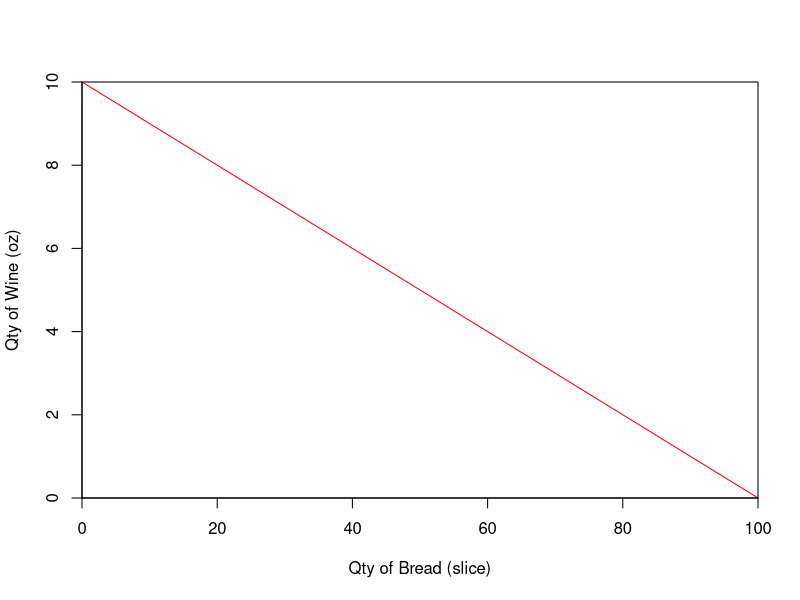
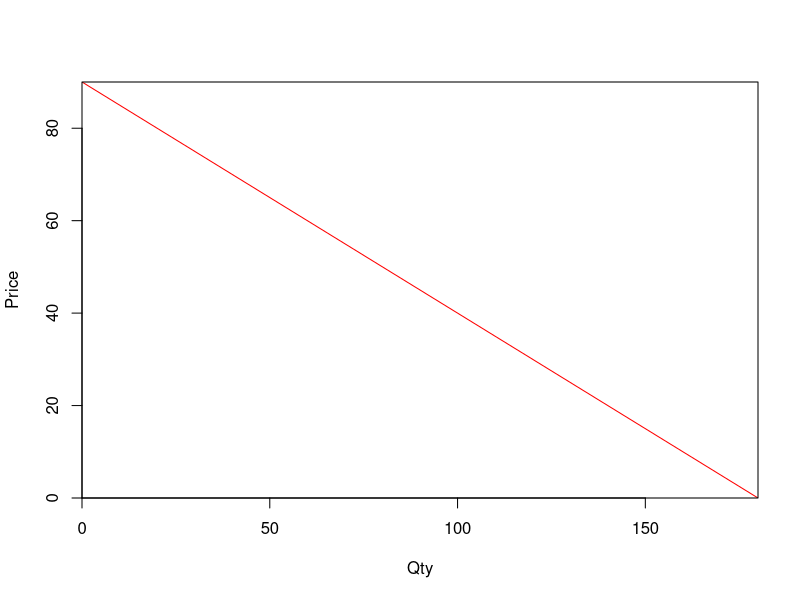
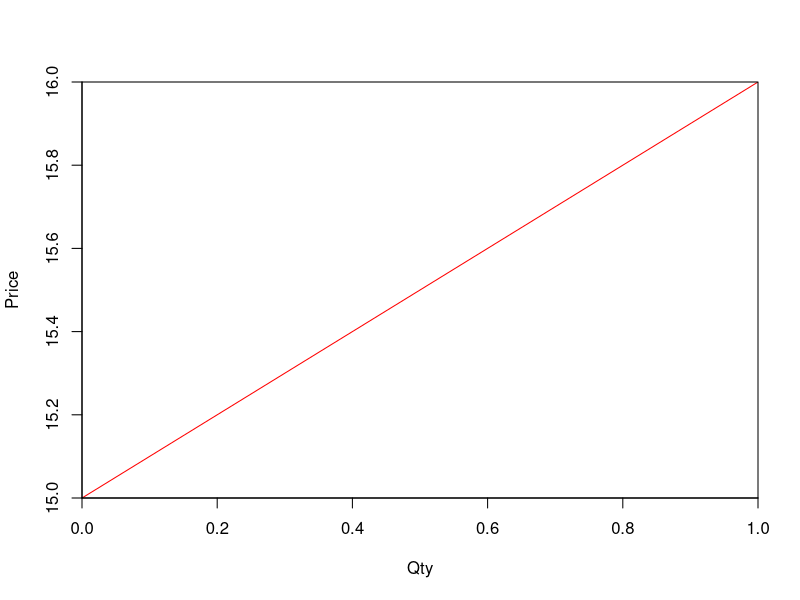
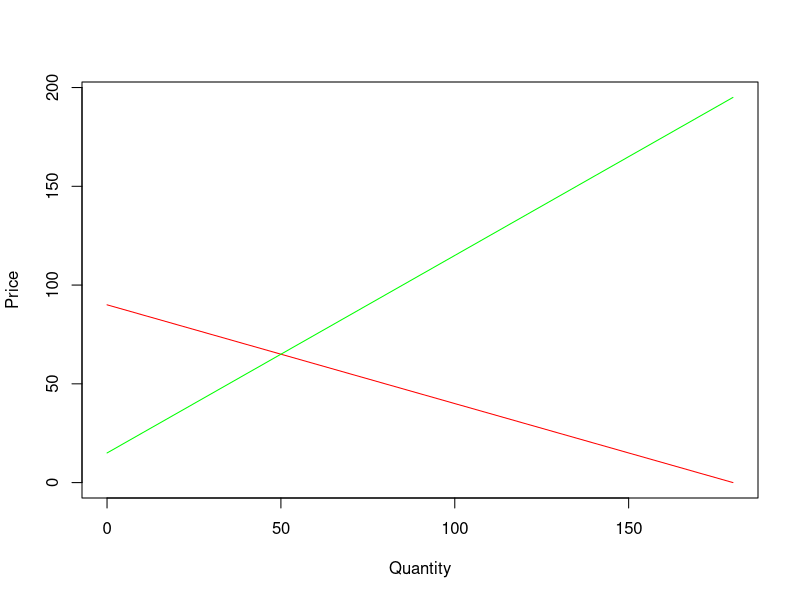
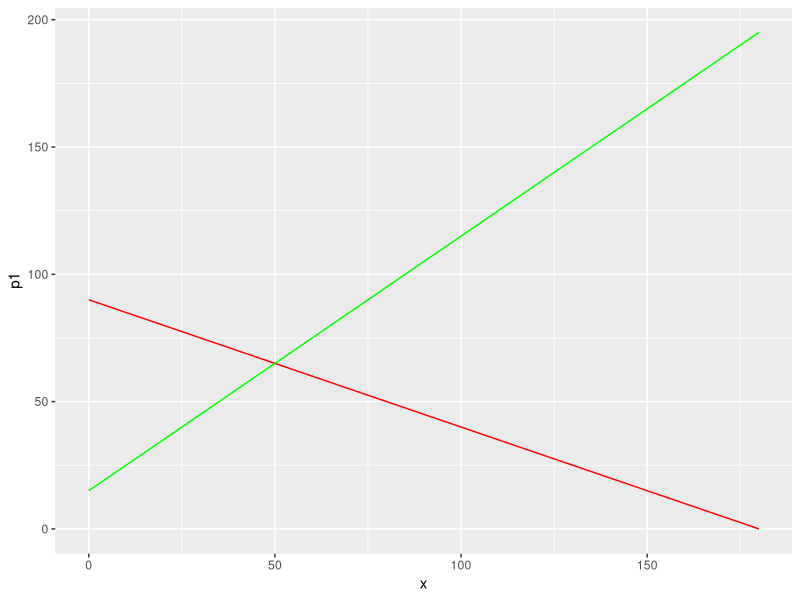

These charts were generated, in order, by the following R code:
##Plotting a simple budget Constraint line in R

#Warren's Income is Rs 100. Cost of 1 slice of bread is Rs 1. Cost of 1 oz of wine is Rs 10. Plot his budget constraint

wine_price=10
bread_price=1
income=100

max_wine=income/wine_price
max_bread=income/bread_price

#Plotting the curve 
#Function: 
# wine_price*Qw + bread_price*Qb = income
# Qw = income/wine_price - ((bread_price*Qb)/wine_price
?curve()
curve(income/wine_price - ((bread_price*x)/wine_price),from = 0, to = max_bread,xlab = "Qty of Bread (slice)",ylab = "Qty of Wine (oz)",col="red", xaxs="i", yaxs='i')

#Plotting Demand Curve
#Function: Qd = 180 - 2*P => P = 90 - 0.5*Qd
curve(90 - (0.5*x),from = 0, to = 180,xlab = "Qty",ylab = "Price",col="red", xaxs="i", yaxs='i')

#Plotting Supply Curve
#Function: Qs = -15 + P => P = 15 + Qs
curve(15 + x,from = 0, to = ,xlab = "Qty",ylab = "Price",col="red", xaxs="i", yaxs='i')

#Both Supply and Demand together

##Define variables
x= seq(from= 0, to=180, 10)
x
p1 = 90 - (0.5*x)
p2 = 15 + x
p2

### Method 1
matplot(x, cbind(p1,p2),type="l",col=c("red","green"),lty=c(1,1), xlab = "Quantity", ylab="Price")
        
### Method 2 : ggplot
df= data.frame(x,p1,p2)
library(ggplot2)
ggplot(df, aes(x)) +                    # basic graphical object
    geom_line(aes(y=p1), colour="red") +  # first layer
    geom_line(aes(y=p2), colour="green")  # second layer
